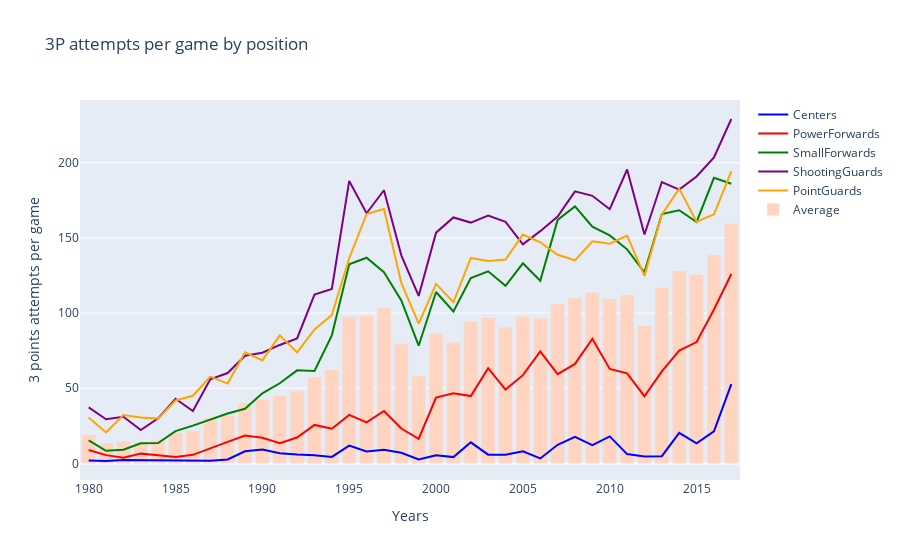

Notebook source saved alongside this figure:
### Code cell
p3c = go.Scatter(x=years_shotsgame, y=shots_game_c['3PA'], name='Centers', marker=dict(color='blue'))
p3pf = go.Scatter(x=years_shotsgame, y=shots_game_pf['3PA'], name='PowerForwards', marker=dict(color='red'))
p3sf = go.Scatter(x=years_shotsgame, y=shots_game_sf['3PA'], name='SmallForwards', marker=dict(color='green'))
p3sg = go.Scatter(x=years_shotsgame, y=shots_game_sg['3PA'], name='ShootingGuards', marker=dict(color='purple'))
p3pg = go.Scatter(x=years_shotsgame, y=shots_game_pg['3PA'], name='PointGuards', marker=dict(color='orange'))
p3gen = go.Bar(x=years_shotsgame, y=shots_game_gen['3PA'], name='Average', marker=dict(color='#FFD5C1'))


data=[p3c,p3pf,p3sf,p3sg,p3pg,p3gen]
layout=go.Layout(
	title='3P attempts per game by position',
	xaxis=dict(
		title='Years',
	),
	yaxis=dict(
		title='3 points attempts per game',       
	),
)

fig = go.Figure(data=data, layout=layout)
pyo.iplot(fig)
